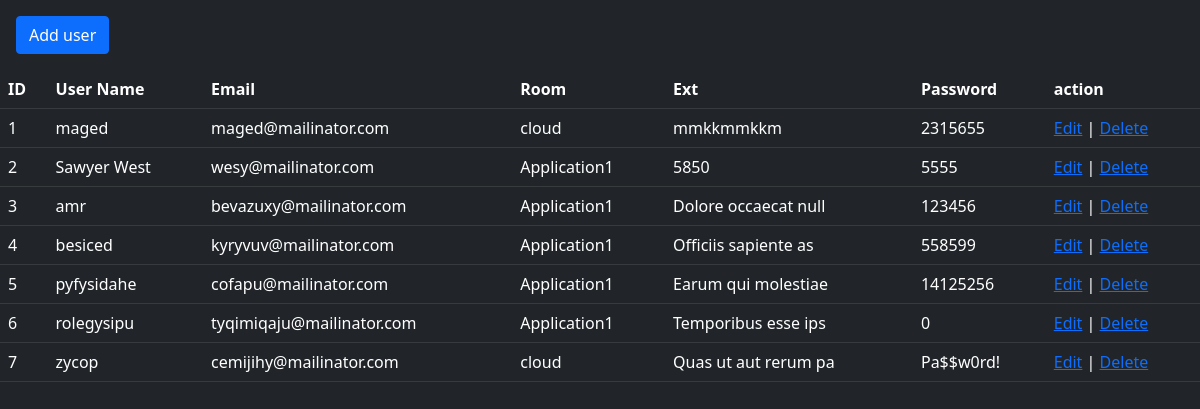
The page / on the database its author committed.
### tables this page shows
CREATE TABLE `users` (
  `id` int(11) NOT NULL,
  `username` varchar(100) NOT NULL,
  `password` varchar(255) NOT NULL,
  `email` varchar(100) NOT NULL,
  `room` varchar(100) NOT NULL,
  `ext` varchar(255) NOT NULL
);

### classes/DB.php (called while the page is built, shortened)
<?php
class DbConfig
{
	private $_host = 'localhost:3309';
	private $_username = 'amr';
	private $_password = '123';
	private $_database = 'll';
	protected $connection;
	public function __construct()
	{
		if (!isset($this->connection)) {
			$this->connection = new mysqli($this->_host, $this->_username, $this->_password, $this->_database);
		}
		return $this->connection;
	}
}
?>

### classes/Crud.php (called while the page is built, shortened)
<?php
include_once 'DB.php';
class Crud extends DbConfig
{
	public function getData($query)
	{
		$result = $this->connection->query($query);
		$rows = array();
		while ($row = $result->fetch_assoc()) {
			$rows[] = $row;
		}
		return $rows;
	}
}
?>

### index.php (the view, shortened to what this page needs)
<?php
include_once("classes/Crud.php");
$crud = new Crud();
$query = "SELECT * FROM users ORDER BY id ";
$result = $crud->getData($query);
?>
<html>
<head>
	<link href="https://cdn.jsdelivr.net/npm/bootstrap@5.1.3/dist/css/bootstrap.min.css" rel="stylesheet" />
</head>
<body class="bg-dark">
	<a type="button" class="btn btn-primary m-3 " href="add.html">Add user</a>
	<table class="table table-dark
">
		<tr>
			<th scope="col">ID</th>
			<th scope="col">User Name</th>
			<th scope="col">Email</th>
			<th scope="col">Room</th>
			<th scope="col">Ext</th>
			<th scope="col">Password</th>
			<th scope="col">action </th>
		</tr>
		<?php
		foreach ($result as $key => $res) {
			echo "<tr>";
			echo "<td>" . $res['id'] . "</td>";
			echo "<td>" . $res['username'] . "</td>";
			echo "<td>" . $res['email'] . "</td>";
			echo "<td>" . $res['room'] . "</td>";
			echo "<td>" . $res['ext'] . "</td>";
			echo "<td>" . $res['password'] . "</td>";
			echo "<td><a  href=\"edit.php?id=$res[id]\">Edit</a> |
		 <a href=\"delete.php?id=$res[id]\" onClick=\"return confirm('Are you sure you want to delete?')\">Delete</a></td>";
		}
		?>
	</table>
</body>
</html>

### rows shown on the page
users: id "1", username "maged", email "maged@mailinator.com", room "cloud", ext "mmkkmmkkm", password "2315655"
users: id "2", username "Sawyer West", email "wesy@mailinator.com", room "Application1", ext "5850", password "5555"
users: id "3", username "amr", email "bevazuxy@mailinator.com", room "Application1", ext "Dolore occaecat null", password "123456"
users: id "4", username "besiced", email "kyryvuv@mailinator.com", room "Application1", ext "Officiis sapiente as", password "558599"
users: id "5", username "pyfysidahe", email "cofapu@mailinator.com", room "Application1", ext "Earum qui molestiae", password "14125256"
users: id "6", username "rolegysipu", email "tyqimiqaju@mailinator.com", room "Application1", ext "Temporibus esse ips", password "0"
users: id "7", username "zycop", email "cemijihy@mailinator.com", room "cloud", ext "Quas ut aut rerum pa", password "Pa$$w0rd!"
